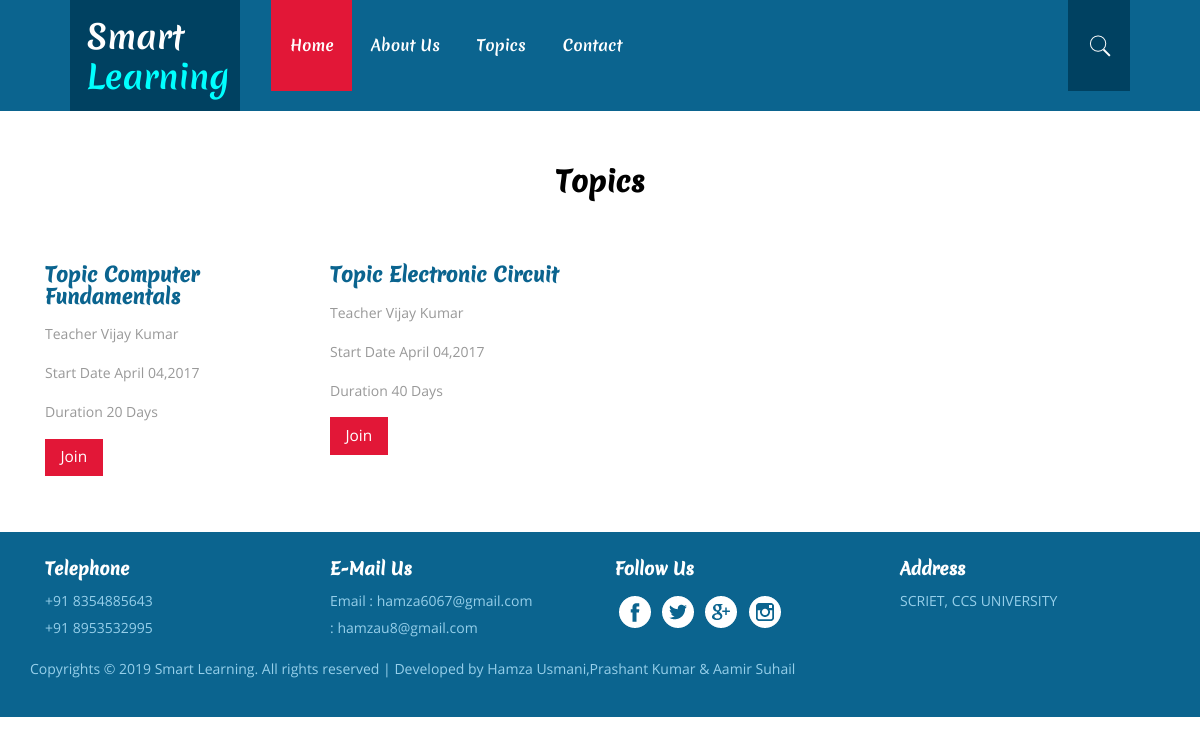
The page /course.php on the database its author committed.
### tables this page shows
CREATE TABLE IF NOT EXISTS `course` (
  `id` int(11) NOT NULL AUTO_INCREMENT,
  `course_name` varchar(255) NOT NULL,
  `teacher_id` int(11) NOT NULL,
  `course_duration` varchar(255) NOT NULL,
  `start_date` date NOT NULL,
  PRIMARY KEY (`id`)
);

CREATE TABLE IF NOT EXISTS `teachermaster` (
  `teacherid` int(11) NOT NULL AUTO_INCREMENT,
  `email` varchar(255) NOT NULL,
  `first_name` varchar(255) NOT NULL,
  `last_name` varchar(255) NOT NULL,
  `mobile` bigint(20) NOT NULL,
  `joining_date` date NOT NULL,
  `teacher_image` varchar(255) NOT NULL,
  `status` tinyint(2) NOT NULL,
  PRIMARY KEY (`teacherid`)
);

### course.php (the view, shortened to what this page needs)
<?php include('include/connection.php')?>
<!DOCTYPE HTML>
<html>
    <head>
        <link href="css/bootstrap.css" rel='stylesheet' type='text/css' />
        <link href="css/style.css" rel='stylesheet' type='text/css' />
    </head>
    <body>
        <?php include('header.php') ?>
        <div class="minist">
            <div class="container">
                <h3>Topics</h3>
                <?php
                    if(isset($_REQUEST['q'])){
                      $q = $_REQUEST['q'];
                    }else{
                        $q = '';
                    }
                    $sql = mysqli_query($con,"SELECT * FROM course WHERE course_name LIKE '%$q%'");
                    while($data = mysqli_fetch_assoc($sql)){
                        $sql1 = mysqli_query($con,"SELECT * FROM teachermaster WHERE teacherid=$data[teacher_id]");
                        $teacher = mysqli_fetch_assoc($sql1);
                ?>
                <div class="col-md-3 minist-left">
                    <h4>Topic <?php echo $data['course_name']?></h4>
                    <p>Teacher <?php echo $teacher['first_name'].' '.$teacher['last_name']?></p>
                    <p>Start Date <?php echo date('F m,Y',strtotime($data['start_date']))?></p>
                    <p>Duration <?php echo $data['course_duration']?></p>
                    <a class="hvr-shutter-in-horizontal" href="index.php" onclick="return confirm('Please login to join?');">Join</a>
                </div>
                <?php }?>
                <div class="clearfix"> </div>
            </div>
        </div>
        <?php include('footer.php') ?>
    </body>
</html>

### css/style.css (style rules this page uses)
h4, h5, h6, h1, h2, h3 { margin-top: 0; }
p { margin: 0; }
html,body { font-family:OpenSans-Regular; }
body a { transition:0.5s all; -webkit-transition:0.5s all; -moz-transition:0.5s all; -o-transition:0.5s all; -ms-transition:0.5s all; }
.hvr-shutter-in-horizontal { display: inline-block; vertical-align: middle; -webkit-transform: translateZ(0); transform: translateZ(0); box-shadow: 0 0 1px rgba(0, 0, 0, 0); -webkit-backface-visibility: hidden; backface-visibility: hidden; -moz-osx-font-smoothing: grayscale; position: relative; background: #0b648f; -webkit-transition-property: color; transition-property: color; -webkit-transition-duration: 0.3s; transition-duration: 0.3s; text-decoration: none; padding: 0.5em 1em; font-size: 1.1em; color:#fff; }
.hvr-shutter-in-horizontal:before { content: ""; position: absolute; z-index: -1; top: 0; bottom: 0; left: 0; right: 0; background: #e21737; -webkit-transform: scaleX(1); transform: scaleX(1); -webkit-transform-origin: 50%; transform-origin: 50%; -webkit-transition-property: transform; transition-property: transform; -webkit-transition-duration: 0.3s; transition-duration: 0.3s; -webkit-transition-timing-function: ease-out; transition-timing-function: ease-out; }
.minist { padding: 4em 0; }
.minist h3 { font-size: 2em; color: #000; margin: 0 0 2em; text-align: center; font-weight: 700; font-family: MeriendaOne-Regular; }
.minist p { color: #999; font-size: 1em; line-height: 1.8em; margin: 1em 0; }
.minist h4 { font-size: 1.4em; font-weight: 700; margin: 0.5em 0; color: #0b648f; font-family: MeriendaOne-Regular; }

### rows shown on the page
course: course_name "Computer Fundamentals", teachermaster.first_name "Vijay", teachermaster.last_name "Kumar", start_date "April 04,2017", course_duration "20 Days"
course: course_name "Electronic Circuit", teachermaster.first_name "Vijay", teachermaster.last_name "Kumar", start_date "April 04,2017", course_duration "40 Days"
